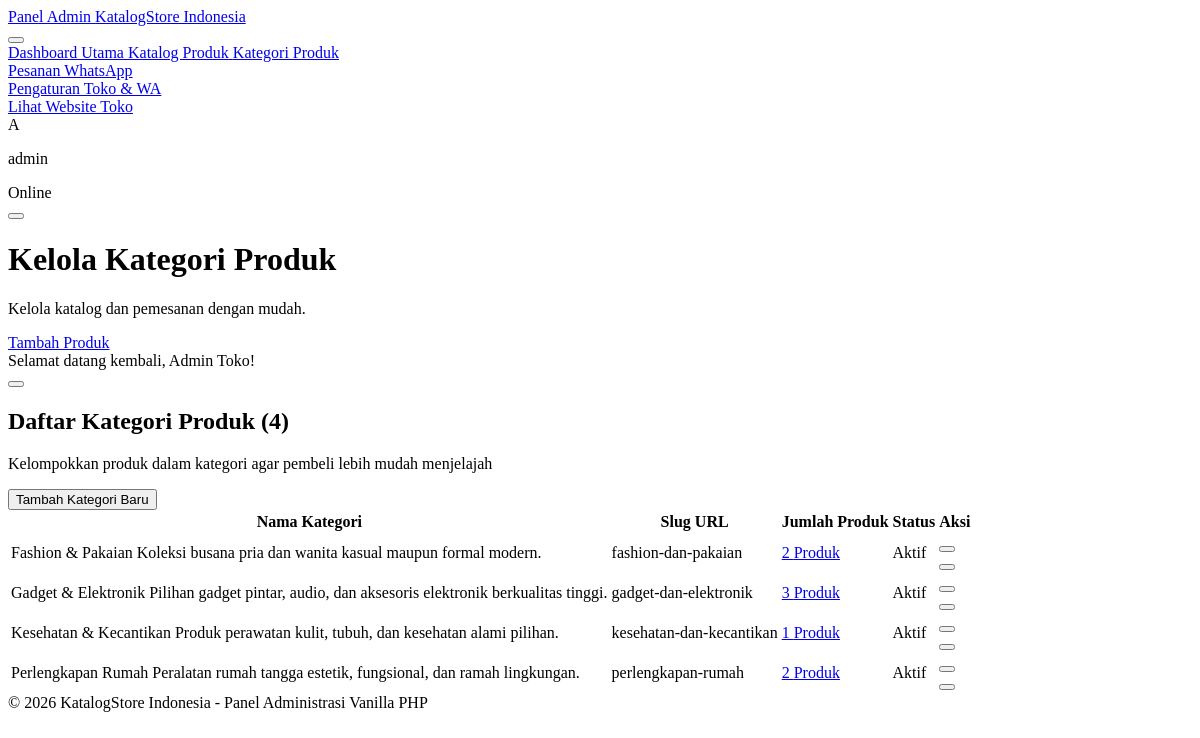
The app's page /admin/categories.php (signed in) with its own data.
### tables this page shows
CREATE TABLE IF NOT EXISTS `categories` (
  `id` INT AUTO_INCREMENT PRIMARY KEY,
  `name` VARCHAR(100) NOT NULL,
  `slug` VARCHAR(120) NOT NULL UNIQUE,
  `description` TEXT NULL,
  `image` VARCHAR(255) NULL,
  `is_active` TINYINT(1) DEFAULT 1,
  `created_at` TIMESTAMP DEFAULT CURRENT_TIMESTAMP
);

### helpers/format.php (called while the page is built, shortened)
<?php
function sanitize(?string $str): string {
    return htmlspecialchars(trim($str), ENT_QUOTES, 'UTF-8');
}

### config/app.php (called while the page is built, shortened)
<?php
require_once __DIR__ . '/theme.php';
function base_url(string $path = ''): string {
    $protocol = (!empty($_SERVER['HTTPS']) && $_SERVER['HTTPS'] !== 'off' || (isset($_SERVER['SERVER_PORT']) && $_SERVER['SERVER_PORT'] == 443)) ? "https://" : "http://";
    $host = $_SERVER['HTTP_HOST'] ?? 'localhost';
    $docRoot = str_replace('\\', '/', $_SERVER['DOCUMENT_ROOT'] ?? '');
    $baseDir = str_replace($docRoot, '', dirname(__DIR__));
    $baseDir = trim($baseDir, '/');
    $baseUrl = $protocol . $host . ($baseDir ? '/' . $baseDir : '');
    return rtrim($baseUrl, '/') . '/' . ltrim($path, '/');
}

### admin/categories.php (the view, shortened to what this page needs)
<?php
require_once __DIR__ . '/../config/app.php';
require_once __DIR__ . '/../helpers/format.php';
$db = getDB();
$categories = [];
if ($db) {
    $sql = "SELECT c.*, COUNT(p.id) as product_count
            FROM categories c
            LEFT JOIN products p ON c.id = p.category_id
            GROUP BY c.id
            ORDER BY c.name ASC";
    $stmt = $db->query($sql);
    $categories = $stmt->fetchAll();
}
require_once __DIR__ . '/includes/admin_header.php';
?>
<div class="space-y-6" x-data="{
    modalOpen: false,
    modalTitle: 'Tambah Kategori Baru',
    modalAction: 'create',
    catId: 0,
    catName: '',
    catDesc: '',
    catActive: true,
    openAdd() {
        this.modalTitle = 'Tambah Kategori Baru';
        this.modalAction = 'create';
        this.catId = 0;
        this.catName = '';
        this.catDesc = '';
        this.catActive = true;
        this.modalOpen = true;
    },
    openEdit(cat) {
        this.modalTitle = 'Edit Kategori: ' + cat.name;
        this.modalAction = 'update';
        this.catId = cat.id;
        this.catName = cat.name;
        this.catDesc = cat.description || '';
        this.catActive = cat.is_active == 1;
        this.modalOpen = true;
    }
}">
    <div class="bg-white p-6 rounded-card border border-slate-200/80 flex flex-col sm:flex-row sm:items-center justify-between gap-4">
        <div>
            <h2 class="text-base font-extrabold text-slate-900 tracking-tight">Daftar Kategori Produk (<?= count($categories) ?>)</h2>
            <p class="text-xs text-slate-400">Kelompokkan produk dalam kategori agar pembeli lebih mudah menjelajah</p>
        </div>
        <button
            type="button"
            @click="openAdd()"
            class="inline-flex items-center justify-center gap-2 px-5 py-2.5 rounded-btn bg-brand-600 hover:bg-brand-700 text-white text-xs font-bold border border-brand-500/20 transition apple-tap">
            <span>Tambah Kategori Baru</span>
        </button>
    </div>
    <div class="bg-white rounded-card border border-slate-200/80 overflow-hidden">
        <?php if (empty($categories)): ?>
            <?= ui_empty_state('Belum Ada Kategori', 'Belum ada kategori produk. Silakan tambahkan kategori pertama Anda.', [
                'icon'       => 'tag',
                'actionHtml' => '<button type="button" @click="openAdd()" class="px-5 py-2 rounded-btn bg-brand-600 hover:bg-brand-700 text-white font-bold text-xs apple-tap">Tambah Kategori</button>'
            ]) ?>
        <?php else: ?>
            <div class="overflow-x-auto">
                <table class="w-full text-left text-xs">
                    <thead class="bg-slate-50 border-b border-slate-100 text-slate-400 font-bold uppercase tracking-wider">
                        <tr>
                            <th class="px-6 py-4">Nama Kategori</th>
                            <th class="px-6 py-4">Slug URL</th>
                            <th class="px-6 py-4">Jumlah Produk</th>
                            <th class="px-6 py-4">Status</th>
                            <th class="px-6 py-4 text-right">Aksi</th>
                        </tr>
                    </thead>
                    <tbody class="divide-y divide-slate-100">
                        <?php foreach ($categories as $cat): ?>
                            <tr class="hover:bg-slate-50/70 transition">
                                <td class="px-6 py-4">
                                    <span class="font-bold text-slate-900 block tracking-tight"><?= sanitize($cat['name']) ?></span>
                                    <?php if (!empty($cat['description'])): ?>
                                        <span class="text-[11px] text-slate-400 block max-w-sm truncate"><?= sanitize($cat['description']) ?></span>
                                    <?php endif; ?>
                                </td>
                                <td class="px-6 py-4 font-mono text-slate-500 text-[11px]">
                                    <?= sanitize($cat['slug']) ?>
                                </td>
                                <td class="px-6 py-4">
                                    <a href="<?= base_url('admin/products.php?category=' . $cat['id']) ?>" class="inline-flex items-center gap-1.5 px-2.5 py-1 rounded-badge bg-brand-50 text-brand-700 font-bold text-[11px] border border-brand-200/80 hover:bg-brand-100 transition apple-tap">
                                        <span><?= $cat['product_count'] ?> Produk</span>
                                    </a>
                                </td>
                                <td class="px-6 py-4">
                                    <?= ui_badge($cat['is_active'] ? 'Aktif' : 'Nonaktif', $cat['is_active'] ? 'brand' : 'neutral', ['dot' => true]) ?>
                                </td>
                                <td class="px-6 py-4 text-right">
                                    <div class="flex items-center justify-end gap-2">
                                        <button
                                            type="button"
                                            @click='openEdit(<?= json_encode($cat) ?>)'
                                            class="p-2 rounded-btn bg-slate-100 hover:bg-brand-50 hover:text-brand-600 text-slate-700 font-bold transition border border-slate-200/80 apple-tap"
                                            title="Edit Kategori">
                                        </button>
                                        <form action="<?= base_url('admin/categories.php') ?>" method="POST" onsubmit="return confirm('Yakin ingin menghapus kategori ini?')">
                                            <button type="submit" class="p-2 rounded-btn bg-slate-100 hover:bg-rose-50 hover:text-rose-600 text-slate-700 font-bold transition border border-slate-200/80 apple-tap" title="Hapus Kategori">
                                            </button>
                                        </form>
                                    </div>
                                </td>
                            </tr>
                        <?php endforeach; ?>
                    </tbody>
                </table>
            </div>
        <?php endif; ?>
    </div>
</div>
<?php require_once __DIR__ . '/includes/admin_footer.php'; ?>

### ui/badge.php (shortened to what this page needs)
<?php
if (!function_exists('ui_badge')) {
    function ui_badge(string $label, string $variant = 'brand', array $options = []): string {
        $dot      = !empty($options['dot']);
        $pulse    = !empty($options['pulse']);
        $icon     = $options['icon'] ?? null;
        $size     = $options['size'] ?? 'md';
        $rounded  = $options['rounded'] ?? 'badge';
        $extraCls = $options['class'] ?? '';
        $variants = [
            'brand'   => 'bg-brand-50 text-brand-700 border-brand-200/80',
            'neutral' => 'bg-slate-100 text-slate-700 border-slate-200/80',
            'success' => 'bg-emerald-50 text-emerald-700 border-emerald-200/80',
            'warning' => 'bg-amber-50 text-amber-800 border-amber-200/80',
            'danger'  => 'bg-rose-50 text-rose-700 border-rose-200/80',
            'info'    => 'bg-sky-50 text-sky-700 border-sky-200/80',
            'dark'    => 'bg-slate-900 text-white border-slate-800',
            'glass'   => 'bg-white/70 backdrop-blur-md text-slate-800 border-white/60',
        ];
        $vStyle = $variants[$variant] ?? $variants['brand'];
        $sizeCls = match($size) {
            'sm' => 'px-2 py-0.5 text-[10px] gap-1',
            'lg' => 'px-3 py-1.5 text-xs gap-2',
            default => 'px-2.5 py-1 text-xs gap-1.5',
        };
        $radiusCls = ($rounded === 'full' || $rounded === 'pill') ? 'rounded-full' : 'rounded-badge';
        $dotHtml = '';
        if ($dot) {
            $dotColor = match($variant) {
                'neutral' => 'bg-slate-400',
                'success' => 'bg-emerald-500',
                'warning' => 'bg-amber-500',
                'danger'  => 'bg-rose-500',
                'info'    => 'bg-sky-500',
                'dark'    => 'bg-brand-400',
                default   => 'bg-brand-500',
            };
            $pulseCls = $pulse ? 'animate-pulse' : '';
            $dotHtml = "<span class=\"w-1.5 h-1.5 rounded-full $dotColor $pulseCls flex-shrink-0\"></span>";
        }
        $iconHtml = $icon ? ui_icon($icon, 'text-xs flex-shrink-0') : '';
        return "<span class=\"inline-flex items-center font-semibold tracking-tight border select-none $radiusCls $vStyle $sizeCls $extraCls\">$dotHtml$iconHtml<span>" . sanitize($label) . "</span></span>";
    }
}

### records on screen
categories: name "Fashion & Pakaian", description "Koleksi busana pria dan wanita kasual maupun formal modern.", slug "fashion-dan-pakaian", product_count "2"
categories: name "Gadget & Elektronik", description "Pilihan gadget pintar, audio, dan aksesoris elektronik berkualitas tinggi.", slug "gadget-dan-elektronik", product_count "3"
categories: name "Kesehatan & Kecantikan", description "Produk perawatan kulit, tubuh, dan kesehatan alami pilihan.", slug "kesehatan-dan-kecantikan", product_count "1"
categories: name "Perlengkapan Rumah", description "Peralatan rumah tangga estetik, fungsional, dan ramah lingkungan.", slug "perlengkapan-rumah", product_count "2"

### other values on screen
$settings['store_name'] "KatalogStore Indonesia"
substr($admin['username'] ?? 'A', 0, 1) "A"
$admin['username'] "admin"
$page_title "Kelola Kategori Produk"
$label "Tambah Produk"
$message "Selamat datang kembali, Admin Toko!"
count($categories) "4"
get_settings()['store_name'] "KatalogStore Indonesia"
